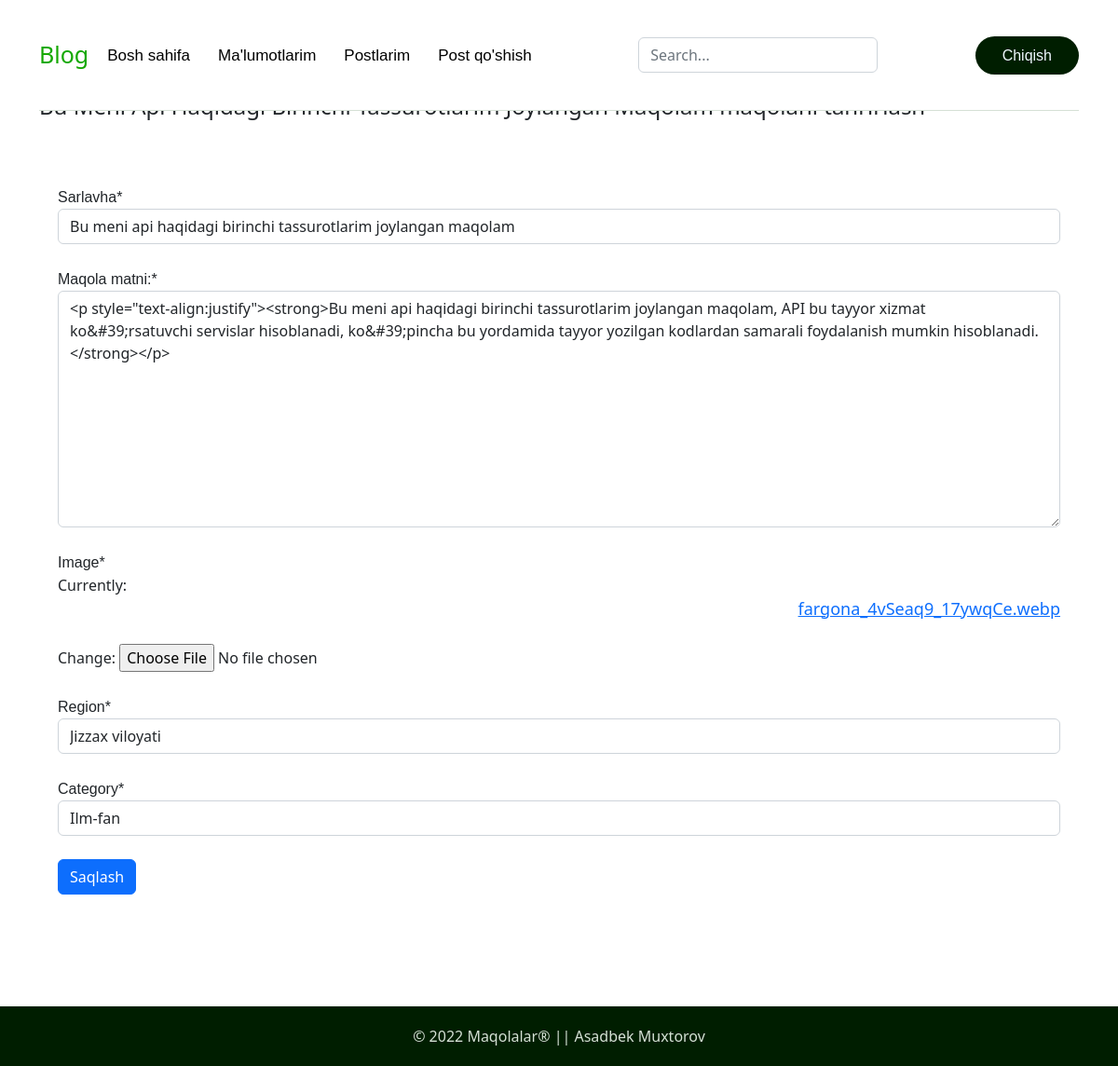
Screenshot of /article/11/edit/ (signed in) with the database file from the repository.
### articles/models.py (models this page shows, shortened)
class Articles(models.Model):
    regions = Const.regions
    categories = Const.categories
    title = models.CharField(max_length=128, verbose_name='Sarlavha')
    image = models.ImageField()
    author = models.ForeignKey(
        get_user_model(),
        on_delete=models.CASCADE,
    )
    category = models.CharField(
        max_length=35,
        choices=categories,
        default=1
    )
    region = models.CharField(
        max_length=35,
        choices=regions,
        default=14
    )
    date = models.DateTimeField(auto_now_add=True)
    body = RichTextField(verbose_name="Maqola matni:")
    blog_view = models.IntegerField(default=0)

### articles/views.py (the view, shortened to what this page needs)
# urls.py: path('article/<int:pk>/edit/', views.ArticleUpdateView.as_view(), name='article_update'),
class ArticleUpdateView(UserPassesTestMixin,LoginRequiredMixin, UpdateView):
    model= Articles
    fields = ['title', 'body', 'image', 'region', 'category']
    template_name = 'article_update.html'
    def test_func(self):
        obj = self.get_object()
        return obj.author == self.request.user

### templates/article_update.html (shortened to what this page needs)
{% extends 'base.html' %}
{% load crispy_forms_tags %}
{% load static %}
{% block link %}{% static "css/forms.css" %}
{% endblock link %}
{% block content %}
<div class="container">
    <h4>
    </h4>
    <form action="" method="post" enctype="multipart/form-data">
        {{ form | crispy }}
        <input type="submit" class="btn btn-primary" value="Saqlash">
    </form>
</div>
{% endblock content %}

### static/css/forms.css (style rules this page uses)
form { margin: 0 auto; padding: 20px; border-radius: 10px; margin-top: 50px; }
form > div { margin-bottom: 25px; }
form label { font-family: sans-serif; font-weight: 500; margin-right: auto; }
form a { display: block; text-align: right; font-size: 18px; }

### rows the page displays
Articles: title "Bu meni api haqidagi birinchi tassurotlarim joylangan maqolam", body "<p style=\"text-align:justify\"><strong>Bu meni api haqidagi birinchi tassurotlarim joylangan maqolam, API bu tayyor xizmat ko&#39;rsatuvchi servislar hisoblanadi, ko&#39;pincha bu yordamida tayyor yozilgan kodlardan samarali foydalanish mumkin hisoblanadi.</strong></p>", region "Jizzax viloyati", category "Ilm-fan"
